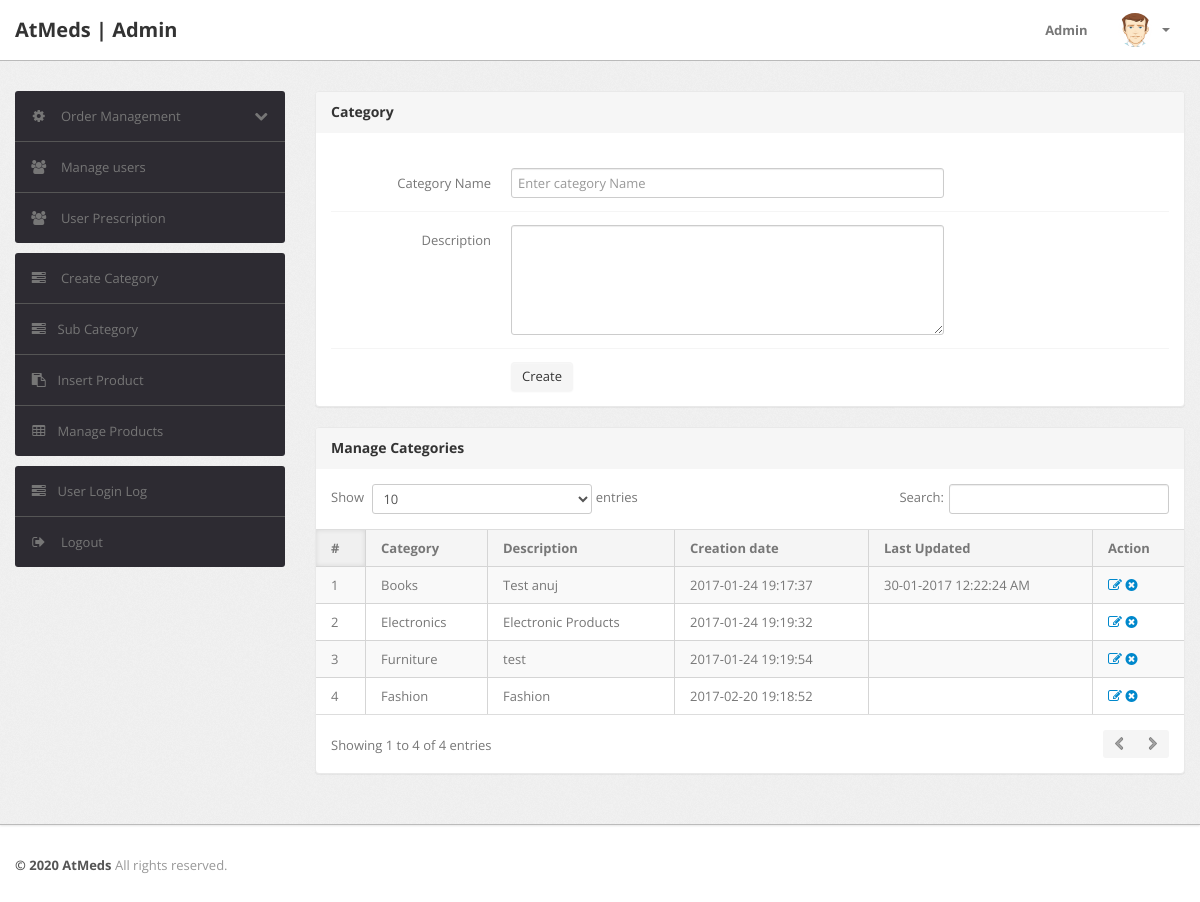
Before: /shopping/admin/category.php (signed in) with the older database file.
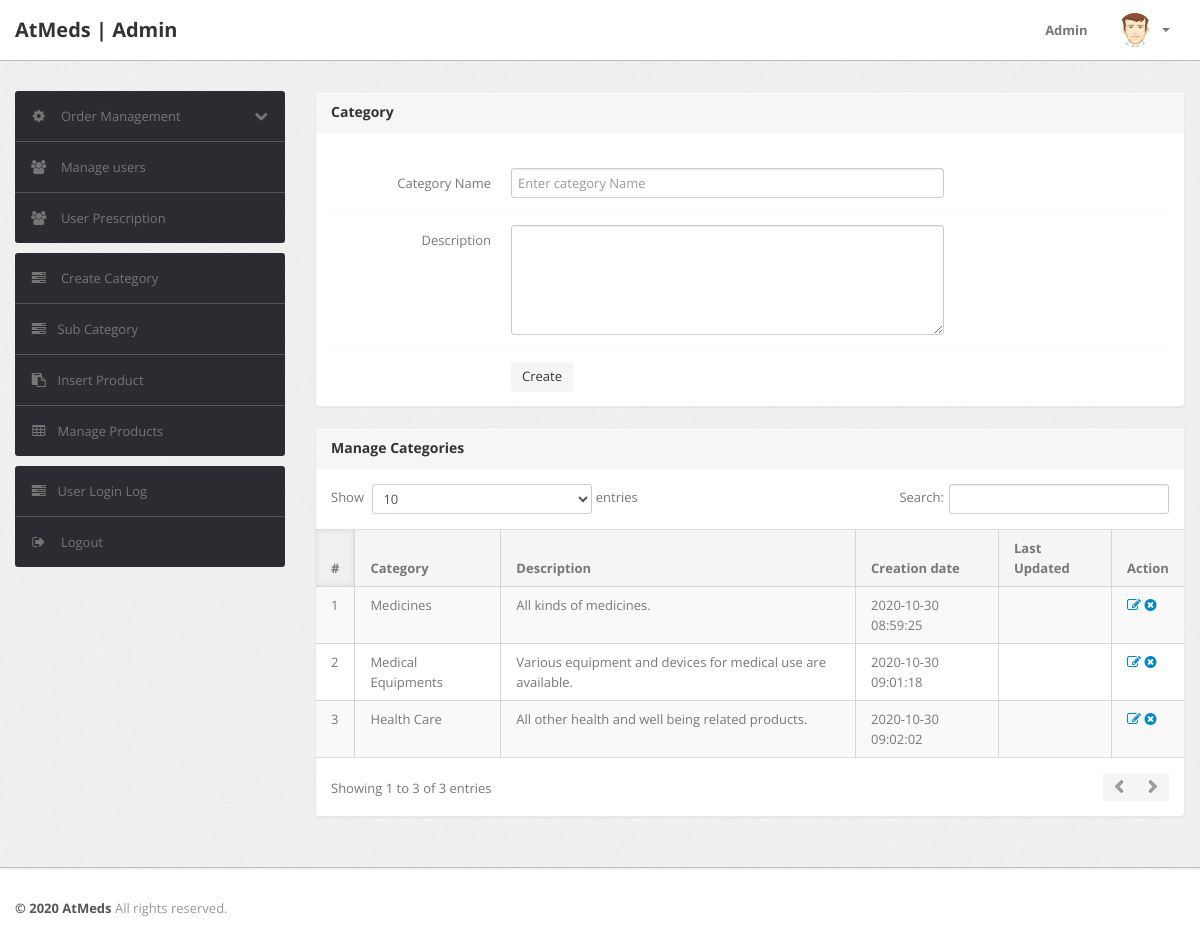
After: the same page with the newer database file.
### tables this page shows
CREATE TABLE IF NOT EXISTS `category` (
  `id` int(11) NOT NULL AUTO_INCREMENT,
  `categoryName` varchar(255) DEFAULT NULL,
  `categoryDescription` longtext DEFAULT NULL,
  `creationDate` timestamp NOT NULL DEFAULT current_timestamp(),
  `updationDate` varchar(255) DEFAULT NULL,
  PRIMARY KEY (`id`)
);

### shopping/admin/category.php (the view, shortened to what this page needs)
<?php
include('include/config.php');
if(strlen($_SESSION['alogin'])==0)
	{
header('location:index.php');
}
else{
?>
<!DOCTYPE html>
<html lang="en">
<head>
	<link type="text/css" href="bootstrap/css/bootstrap.min.css" rel="stylesheet">
	<link type="text/css" href="bootstrap/css/bootstrap-responsive.min.css" rel="stylesheet">
	<link type="text/css" href="css/theme.css" rel="stylesheet">
	<link type="text/css" href="images/icons/css/font-awesome.css" rel="stylesheet">
</head>
<body>
<?php include('include/header.php');?>
	<div class="wrapper">
		<div class="container">
			<div class="row">
<?php include('include/sidebar.php');?>
			<div class="span9">
					<div class="content">
						<div class="module">
							<div class="module-head">
								<h3>Category</h3>
							</div>
							<div class="module-body">
									<br />
			<form class="form-horizontal row-fluid" name="Category" method="post" >
<div class="control-group">
<label class="control-label" for="basicinput">Category Name</label>
<div class="controls">
<input type="text" placeholder="Enter category Name"  name="category" class="span8 tip" required>
</div>
</div>
<div class="control-group">
											<label class="control-label" for="basicinput">Description</label>
											<div class="controls">
												<textarea class="span8" name="description" rows="5"></textarea>
											</div>
										</div>
	<div class="control-group">
											<div class="controls">
												<button type="submit" name="submit" class="btn">Create</button>
											</div>
										</div>
									</form>
							</div>
						</div>
	<div class="module">
							<div class="module-head">
								<h3>Manage Categories</h3>
							</div>
							<div class="module-body table">
								<table cellpadding="0" cellspacing="0" border="0" class="datatable-1 table table-bordered table-striped	 display" width="100%">
									<thead>
										<tr>
											<th>#</th>
											<th>Category</th>
											<th>Description</th>
											<th>Creation date</th>
											<th>Last Updated</th>
											<th>Action</th>
										</tr>
									</thead>
									<tbody>
<?php $query=mysqli_query($con,"select * from category");
$cnt=1;
while($row=mysqli_fetch_array($query))
{
?>
										<tr>
											<td><?php echo htmlentities($cnt);?></td>
											<td><?php echo htmlentities($row['categoryName']);?></td>
											<td><?php echo htmlentities($row['categoryDescription']);?></td>
											<td> <?php echo htmlentities($row['creationDate']);?></td>
											<td><?php echo htmlentities($row['updationDate']);?></td>
											<td>
											<a href="edit-category.php?id=<?php echo $row['id']?>" ><i class="icon-edit"></i></a>
											<a href="category.php?id=<?php echo $row['id']?>&del=delete" onClick="return confirm('Are you sure you want to delete?')"><i class="icon-remove-sign"></i></a></td>
										</tr>
										<?php $cnt=$cnt+1; } ?>
								</table>
							</div>
						</div>
					</div>
				</div>
			</div>
		</div>
	</div>
<?php include('include/footer.php');?>
</body>
<?php } ?>

Changed rows visible on the page:
removed category: categoryName "Books", categoryDescription "Test anuj", creationDate "2017-01-24 19:17:37", updationDate "30-01-2017 12:22:24 AM"
removed category: categoryName "Electronics", categoryDescription "Electronic Products", creationDate "2017-01-24 19:19:32"
removed category: categoryName "Furniture", categoryDescription "test", creationDate "2017-01-24 19:19:54"
removed category: categoryName "Fashion", categoryDescription "Fashion", creationDate "2017-02-20 19:18:52"
added category: categoryName "Medicines", categoryDescription "All kinds of medicines.", creationDate "2020-10-30 08:59:25"
added category: categoryName "Medical Equipments", categoryDescription "Various equipment and devices for medical use are available.", creationDate "2020-10-30 09:01:18"
added category: categoryName "Health Care", categoryDescription "All other health and well being related products.", creationDate "2020-10-30 09:02:02"
Other visible differences:
text written by a page script: "Show entries Search: Showing 1 to 4 of 4 entries" → "Show entries Search: Showing 1 to 3 of 3 entries"
